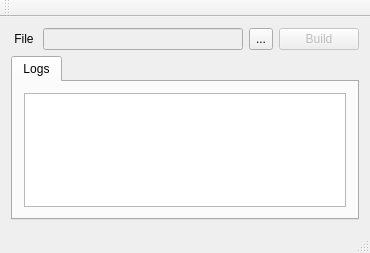
<?xml version="1.0" encoding="UTF-8"?>
<ui version="4.0">
 <class>ShamblesClass</class>
 <widget class="QMainWindow" name="ShamblesClass">
  <property name="geometry">
   <rect>
    <x>0</x>
    <y>0</y>
    <width>370</width>
    <height>253</height>
   </rect>
  </property>
  <property name="windowTitle">
   <string>Shambles</string>
  </property>
  <widget class="QWidget" name="centralWidget">
   <property name="sizePolicy">
    <sizepolicy hsizetype="Expanding" vsizetype="Expanding">
     <horstretch>0</horstretch>
     <verstretch>0</verstretch>
    </sizepolicy>
   </property>
   <property name="maximumSize">
    <size>
     <width>16777215</width>
     <height>16777215</height>
    </size>
   </property>
   <property name="autoFillBackground">
    <bool>true</bool>
   </property>
   <layout class="QVBoxLayout" name="verticalLayout_2">
    <item>
     <layout class="QHBoxLayout" name="horizontalLayout">
      <property name="sizeConstraint">
       <enum>QLayout::SetDefaultConstraint</enum>
      </property>
      <item>
       <widget class="QLabel" name="label">
        <property name="text">
         <string> File </string>
        </property>
       </widget>
      </item>
      <item>
       <widget class="QLineEdit" name="lineEdit">
        <property name="enabled">
         <bool>false</bool>
        </property>
        <property name="sizePolicy">
         <sizepolicy hsizetype="Expanding" vsizetype="Fixed">
          <horstretch>0</horstretch>
          <verstretch>0</verstretch>
         </sizepolicy>
        </property>
       </widget>
      </item>
      <item>
       <widget class="QToolButton" name="toolButton">
        <property name="sizePolicy">
         <sizepolicy hsizetype="Preferred" vsizetype="Minimum">
          <horstretch>0</horstretch>
          <verstretch>0</verstretch>
         </sizepolicy>
        </property>
        <property name="text">
         <string>...</string>
        </property>
       </widget>
      </item>
      <item>
       <widget class="QPushButton" name="pushButton">
        <property name="enabled">
         <bool>false</bool>
        </property>
        <property name="sizePolicy">
         <sizepolicy hsizetype="Preferred" vsizetype="Fixed">
          <horstretch>0</horstretch>
          <verstretch>0</verstretch>
         </sizepolicy>
        </property>
        <property name="text">
         <string>Build</string>
        </property>
       </widget>
      </item>
     </layout>
    </item>
    <item>
     <widget class="QTabWidget" name="tabWidget">
      <property name="currentIndex">
       <number>0</number>
      </property>
      <widget class="QWidget" name="tab_4">
       <attribute name="title">
        <string>Logs</string>
       </attribute>
       <layout class="QVBoxLayout" name="verticalLayout_3">
        <item>
         <widget class="QTextEdit" name="textEdit"/>
        </item>
       </layout>
      </widget>
     </widget>
    </item>
   </layout>
  </widget>
  <widget class="QMenuBar" name="menuBar">
   <property name="geometry">
    <rect>
     <x>0</x>
     <y>0</y>
     <width>370</width>
     <height>21</height>
    </rect>
   </property>
  </widget>
  <widget class="QToolBar" name="mainToolBar">
   <attribute name="toolBarArea">
    <enum>TopToolBarArea</enum>
   </attribute>
   <attribute name="toolBarBreak">
    <bool>false</bool>
   </attribute>
  </widget>
  <widget class="QStatusBar" name="statusBar"/>
  <action name="actionNew">
   <property name="text">
    <string>Open</string>
   </property>
  </action>
 </widget>
 <layoutdefault spacing="6" margin="11"/>
 <resources>
  <include location="shambles.qrc"/>
 </resources>
 <connections/>
</ui>
